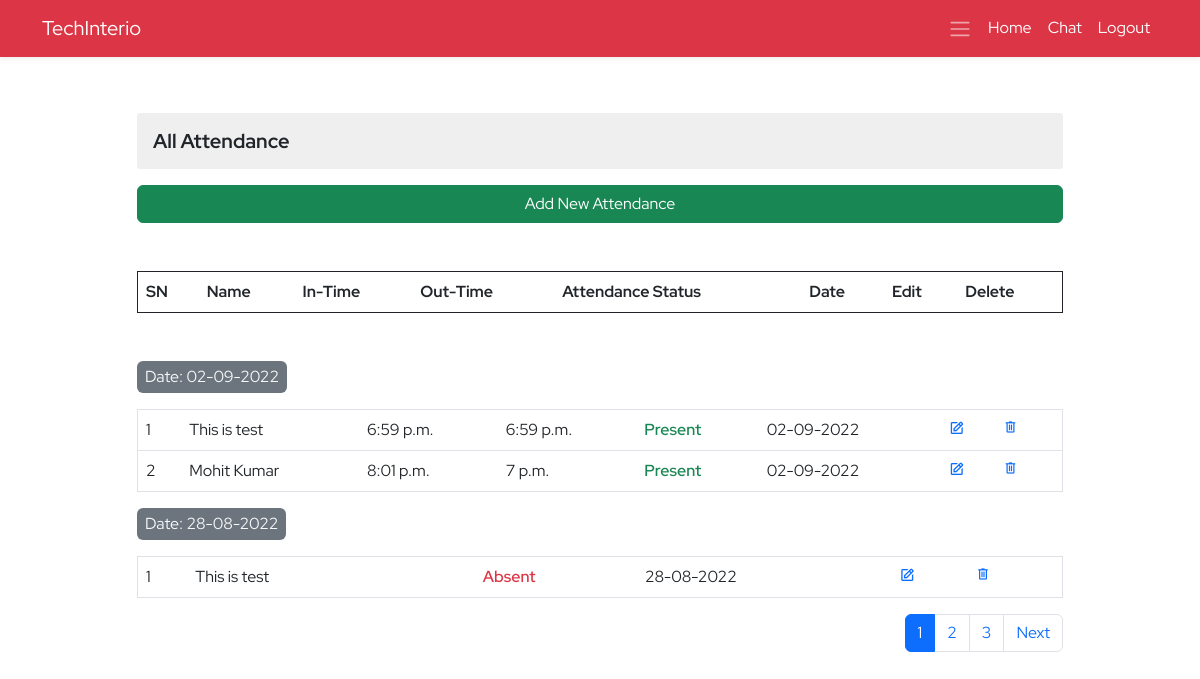
The page /ems/attendance/ (signed in) on the database as committed earlier.
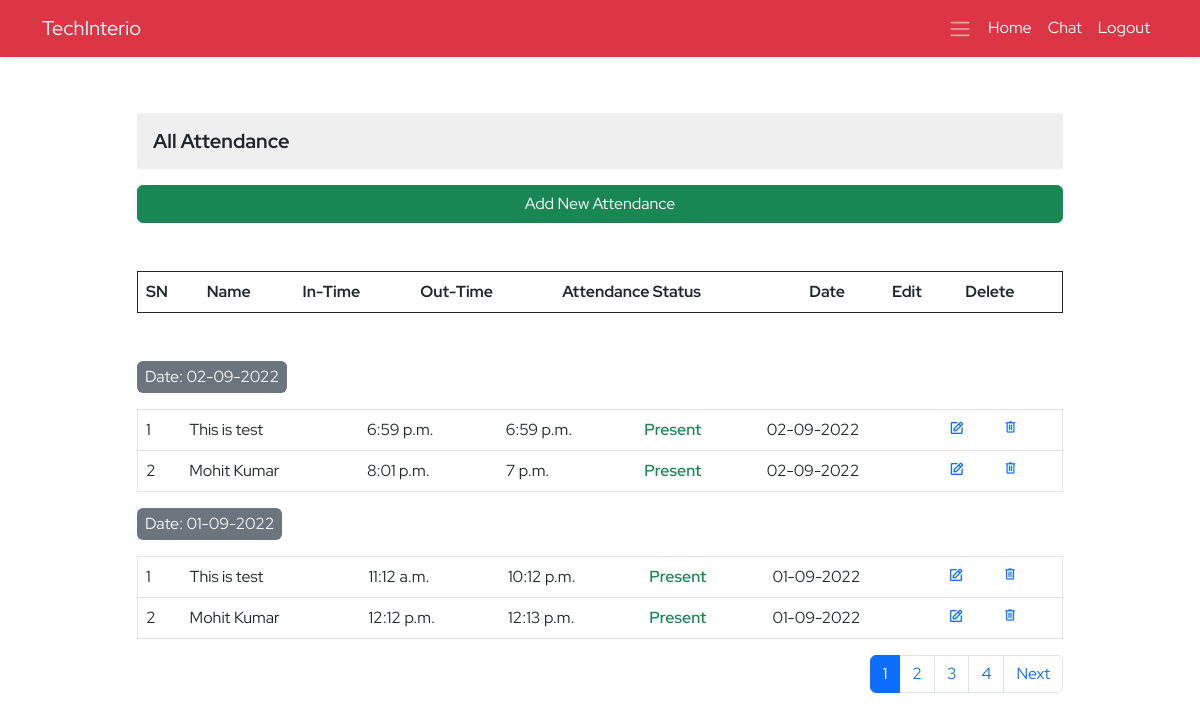
The same page on the database as committed later.
### ems/models.py (models this page shows, shortened)
class Attendance(models.Model):
    employee=models.ForeignKey(Employee,on_delete=models.CASCADE)
    intime=models.TimeField(blank=True, null=True)
    outtime=models.TimeField(blank=True,null=True)
    present=models.BooleanField(default=False)
    date=models.DateField()
    created_at = models.DateTimeField(auto_now_add=True,blank=True,null=True)
    updated_at = models.DateTimeField(auto_now=True,blank=True,null=True)

class Employee(models.Model):
    empid=models.AutoField(primary_key=True)
    user=models.OneToOneField(User,on_delete=models.CASCADE)
    name=models.CharField(max_length=50)
    father_name=models.CharField(max_length=50)
    avtar=models.ImageField(upload_to='employee_profile_images', blank=True , default='profile.jpg')
    dob=models.DateField()
    email=models.EmailField(max_length=100)
    mobile_no=models.IntegerField()
    emergency_mobile_no=models.IntegerField(null=True,blank=True)
    address=models.OneToOneField(Address, on_delete=models.CASCADE,blank=True, null=True,)
    designation=models.CharField(max_length=70)
    role=models.ForeignKey(Role, on_delete=models.SET_NULL,blank=True, null=True,)
    department=models.ForeignKey(Department, on_delete=models.SET_NULL,blank=True, null=True,)
    joining_date=models.DateField()
    status=models.CharField(max_length=15)
    @property
    def imageURL(self):
        try:
            url=self.avtar.url
        except:
            url=''
        return url

### ems/views.py (the view, shortened to what this page needs)
# urls.py: path('attendance/',attendance,name='attendance'),
@login_required()
def attendance(request):
    context={}
    try:
        if not request.user.is_superuser:
            profile_obj=Employee.objects.get(user=request.user)
            context['profile']=profile_obj
        em_list=list()
        attendance_dates=list()
        nested_attendance=list()
        employees=Employee.objects.all()
        attendances_objs=Attendance.objects.all().order_by('-date')
        for attend in attendances_objs:
            if attend.date in attendance_dates:
                pass
            else:
                attendance_dates.append(attend.date)
        for i in attendance_dates:
            obj=Attendance.objects.filter(date=i).order_by('date')
            nested_attendance.append(obj)
        for item in employees:
            if item.status == 'Working':
                em_list.append(item)
        paginator=Paginator(nested_attendance,2)
        page_no=request.GET.get('page')
        total_pages=paginator.page_range
        nested_attendance_pages=paginator.get_page(page_no)
        context['pages']=total_pages
        context['employees']=em_list
        context['nested_attendence']=nested_attendance_pages
    except Exception as e:
        print('Attendance Exception ',e)
    return render(request,'ems/attendance.html',context)

### ems/templates/ems/attendance.html (shortened to what this page needs)
{% extends './base.html' %}
{% block body %}
<section class="py-4">
    <div class="container">
        <div class="row d-flex justify-content-center">
            <div class="col-sm-8 col-md-10 my-3 col-12 overflow-auto">
                <h3 class="derpartment-title my-3">All Attendance</h3>
                <div class="d-grid my-2 mb-3">
                    <button type="button"
                        class="btn btn-success float-end" data-bs-toggle="modal" data-bs-target="#exampleModal">
                        Add New Attendance
                    </button>
                </div>
                <table class="table border border-1 border-dark my-5">
                    <tr>
                        <th>SN</th>
                        <th>Name</th>
                        <th>In-Time</th>
                        <th>Out-Time</th>
                        <th>Attendance Status</th>
                        <th class="me-4">Date</th>
                        <th class="me-4">Edit</th>
                        <th class="me-4">Delete</th>
                    </tr>
                </table>
                {% for nest in nested_attendence %}
                <div class="d-flex align-items-center my-2 mb-3 justify-content-between">
                    {% if nest.count == 1 %}
                    <span class="bg-secondary p-1 px-2 rounded text-light">Date: {{nest.0.date| date:"d-m-Y"}}</span>
                    {% else %}
                    <span class="bg-secondary p-1 px-2 rounded text-light">Date: {{nest.0.date| date:"d-m-Y"}}</span>
                    {% endif %}
                </div>
                <table class="table border attendance-table">
                    {% for item in nest %}
                    <tr>
                        <td>{{forloop.counter}}</td>
                        <td>{{item.employee.name}}</td>
                        <td>{{item.intime | time}}</td>
                        <td>{{item.outtime | time}}</td>
                        {% if item.present %}
                        <td class="text-success fw-semibold ">Present</td>
                        {% else %}
                        <td class="text-danger fw-semibold ">Absent</td>
                        {% endif %}
                        <td>{{item.date | date:"d-m-Y"}}</td>
                        <td class="text-primary ">
                            <i class='bx bx-edit'
                                onclick="editAttendance('{{item.employee.name}}','{{item.intime | time:'G'}}','{{item.outtime| time:'G'}}','{{item.present}}','{{item.date| date:'Y-m-d'}}','{{item.id}}')"
                                data-bs-toggle="modal" data-bs-target="#editmodal"></i>
                        </td>
                        <td class="pe-3"><a href="{% url 'ems:attendance-delete' item.id %}" class="attedance-delete"><span class="material-symbols-outlined">
                            </span></a></td>
                    </tr>
                    {% endfor %}
                </table>
                {% endfor %}
                <nav aria-label="Page navigation example">
                    <ul class="pagination justify-content-end">
                        {% if pages %}
                        {% for p in pages %}
                        {% if p == nested_attendence.number %}
                        <li class="page-item active" aria-current="page"><a class="page-link "
                                href="?page={{p}}">{{p}}</a></li>
                        {% else %}
                        <li class="page-item "><a class="page-link" href="?page={{p}}">{{p}}</a></li>
                        {% endif %}
                        {% endfor %}
                        {% endif %}
                        {% if nested_attendence.has_next %}
                        <li class="page-item">
                            <a class="page-link" href="?page={{nested_attendence.next_page_number}}">Next</a>
                        </li>
                        {% endif %}
                    </ul>
                </nav>
            </div>
        </div>
    </div>
</section>
{% endblock body %}

### ems/templates/ems/base.html (shortened to what this page needs)
<!DOCTYPE html>
{% load static %}
<html lang="en">
<head>
    <link href="https://cdn.jsdelivr.net/npm/bootstrap@5.2.0/dist/css/bootstrap.min.css" rel="stylesheet"
>
    <link href='https://unpkg.com/boxicons@2.1.2/css/boxicons.min.css' rel='stylesheet'>
    <link rel="stylesheet" href="{% static 'css/style.css' %}">
</head>
<body>
    <header class="shadow-sm">
        <nav class="navbar navbar-expand-lg bg-danger navbar-dark">
            <div class="container">
                <a class="navbar-brand" href="{% url 'home:home' %}">TechInterio</a>
                <ul class="navbar-nav">
                    <li class="nav-item">
                        <a class="cursor-pointer nav-link active" data-bs-toggle="offcanvas" data-bs-target="#staticBackdrop"
                        aria-controls="staticBackdrop"><span class="navbar-toggler-icon"></span></a>
                    </li>
                    {% if not request.user.is_superuser %}
                    <li class="nav-item">
                        <a class="nav-link active" href="{% url 'ems:ems' %}">Home</a>
                    </li>
                    {% else %}
                    <li class="nav-item"><a class="nav-link active" href="{% url 'ems:ems' %}">Dashboard</a></li>
                        {% endif %}
                        <li class="nav-item">
                            <a href="#" class="nav-link active">Chat</a>
                        </li>
                        <li class="nav-item"><a class="nav-link active" href="{% url 'home:logout' %}">Logout</a></li>
                </ul>
            </div>
        </nav>
    </header>
    <main>
        {% block body %}{% endblock body %}
    </main>
</body>
</html>

### static/css/style.css (style rules this page uses)
* { margin: 0; padding: 0; box-sizing: border-box; }
:root { --body-font: 'Red Hat Display', sans-serif; --second-font: 'Kaushan Script', cursive; --biggest-font-size: 2rem; --bigger-font-size: 1.5rem; --big-font-size: 1.25rem; --h1-font-size: 1.5rem; --h2-font-size: 1.25rem; --h3-font-size: 1rem; --normal-font-size: .938rem; --small-font-size: .813rem; --smaller-font-size: .75rem; --font-bold: 700; --font-black: 900; }
@media screen and (min-width: 1024px) { :root { --biggest-font-size: 6rem; --bigger-font-size: 3.5rem; --big-font-size: 2.75rem; --h1-font-size: 2.25rem; --h2-font-size: 1.5rem; --h3-font-size: 1.25rem; --normal-font-size: 1rem; --small-font-size: .875rem; --smaller-font-size: .813rem; --bs-modal-width:700px; } }
* { box-sizing: border-box; padding: 0; margin: 0; }
html { scroll-behavior: smooth; }
body, button, label, select, input { font-family: var(--body-font); font-size: var(--normal-font-size); }
h1, h2, h3 { font-weight: var(--font-bold); }
a { text-decoration: none; }
.cursor-pointer { cursor: pointer; }
.derpartment-title { font-size: var(--h3-font-size); background-color: #dadada70; padding: 1rem; border-radius: 3px; }
.attedance-delete span { font-size: 16px !important; }

Rows that differ between the two databases and show on the page:
no longer on this page (row unchanged): Attendance: date "28-08-2022", employee.name "This is test", present "Absent", date "28-08-2022"
added Attendance: date "01-09-2022", employee.name "This is test", intime "11:12 a.m.", outtime "10:12 p.m.", present "Present", date "01-09-2022"
added Attendance: employee.name "Mohit Kumar", intime "12:12 p.m.", outtime "12:13 p.m.", present "Present", date "01-09-2022"
Other text that changed with them:
new list line: "Date:"
new list line: "4"
list line gone: "Date:"
